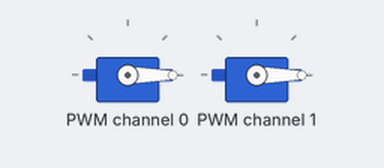
Bench run of a program on a simulated Raspberry Pi (BCM pin numbers). Shown: 2 × servo. Threads take turns every 2 ms.

Above: at 0.05 s.
Timing chart, 0 to 3.0 s (numbered marks = the images above):
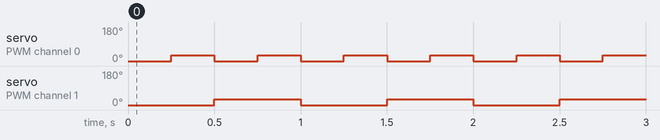

Measured:
- by itself, servo on PWM channel 0: alternates 30° for 0.25 s and 0° for 0.25 s
- by itself, servo on PWM channel 1: alternates 30° for 0.50 s and 0° for 0.50 s

The program:

threading_test.py
```python
from time import sleep
from threading import Thread
from adafruit_servokit import ServoKit

LOS = ServoKit(channels=16)

tempo1 = 0.25
tempo2 = 0.5

def move1(tempo):
    angle0 = 0
    angle1 = 30
    while(True):
        LOS.servo[0].angle = angle0
        sleep(tempo)
        LOS.servo[0].angle = angle1
        sleep(tempo)

def move2(tempo):
    angle0 = 0
    angle1 = 30
    while(True):
        LOS.servo[1].angle = angle0
        sleep(tempo)
        LOS.servo[1].angle = angle1
        sleep(tempo)

threading = []

x = Thread(target=move1, args=(tempo1,))
threading.append(x)
y = Thread(target=move2, args=(tempo2,))
threading.append(y)


""" Hello, I worked on Multithreading while you were gone. This will allow us to play each
    servo at its own tempo. Run it to see that 1 moves at 0.5 and 2 moves at 0.25.
    Pretty nice.
"""

#while (True):
x.start()
y.start()
```
